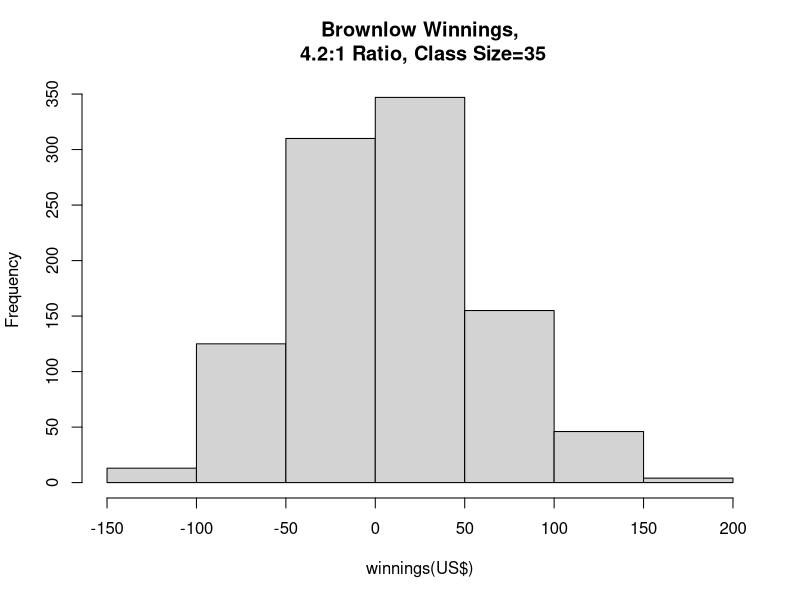
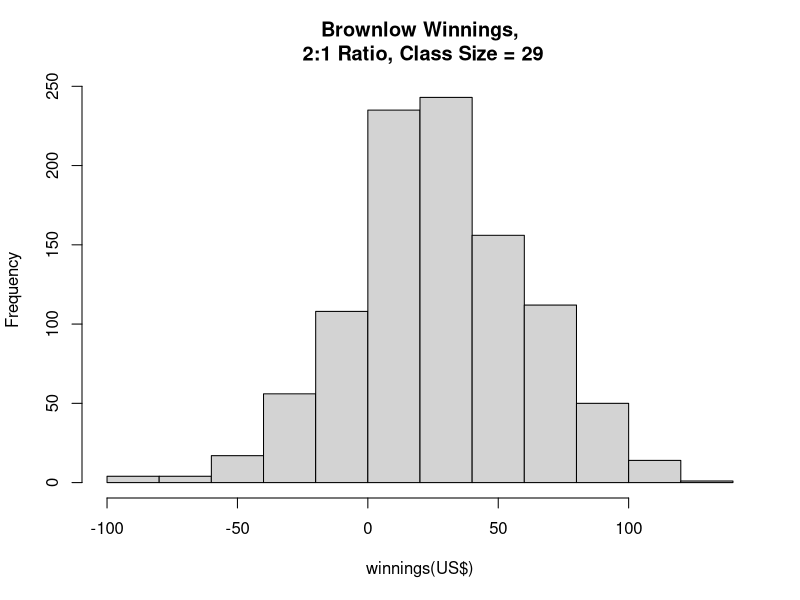
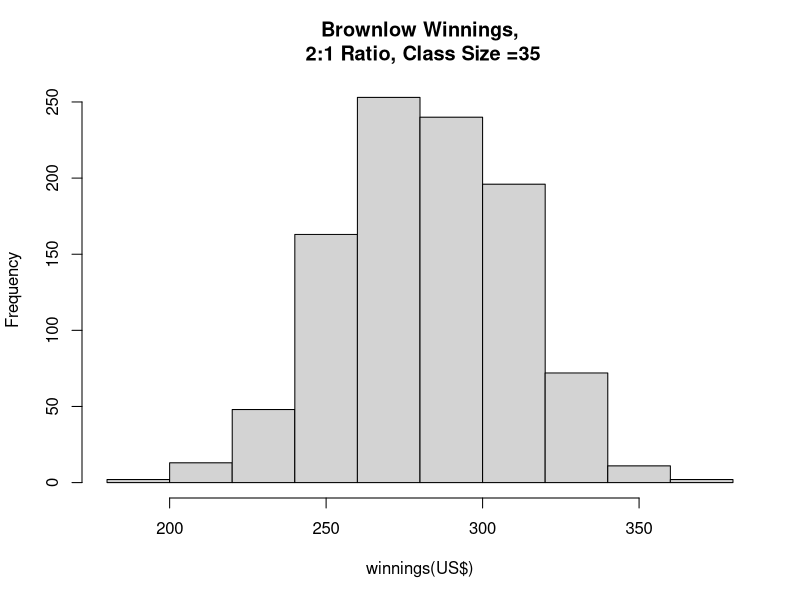

R code for these plots, in order:
## ---- chunk 1
knitr::opts_chunk$set(echo = TRUE)
require(tidyverse)
require(tidyverse)
require(knitr)
## ---- chunk 2
birthdays=1:365
saveanswer=vector("numeric")
for(j in 1:1000){

savebank=0
for(i in 1:637){
classsample<-sample(birthdays,35,replace=TRUE)
d<-duplicated(classsample)
# If we add up d and get a number greater than zero, then we had responses with the same birthday.
if(sum(d)>0){
  savebank=savebank+1
}else{
  savebank=savebank-4.30
}
}
saveanswer[j]<-savebank
}
## ---- chunk 3
hist(saveanswer,, main="Brownlow Winnings,\n 4.2:1 Ratio, Class Size=35", xlab="winnings(US$)")
ssanswer<-sort(saveanswer)
print(ssanswer[25])
print(ssanswer[975])
## ---- chunk 4
birthdays=1:365
saveanswer=vector("numeric")
for(j in 1:1000){

savebank=0
for(i in 1:637){
classsample<-sample(birthdays,29,replace=TRUE)
d<-duplicated(classsample)
# If we add up d and get a number greater than zero, then we had responses with the same birthday.
if(sum(d)>0){
  savebank=savebank+1
}else{
  savebank=savebank-2
}
}
saveanswer[j]<-savebank
}
## ---- chunk 5
hist(saveanswer, main="Brownlow Winnings,\n 2:1 Ratio, Class Size = 29", xlab="winnings(US$)")
ssanswer<-sort(saveanswer)
print(ssanswer[25])
print(ssanswer[975])
## ---- chunk 6
birthdays=1:365
saveanswer=vector("numeric")
for(j in 1:1000){

savebank=0
for(i in 1:637){
classsample<-sample(birthdays,35,replace=TRUE)
d<-duplicated(classsample)
# If we add up d and get a number greater than zero, then we had responses with the same birthday.
if(sum(d)>0){
  savebank=savebank+1
}else{
  savebank=savebank-2
}
}
saveanswer[j]<-savebank
}
## ---- chunk 7
hist(saveanswer, main="Brownlow Winnings,\n 2:1 Ratio, Class Size =35", xlab="winnings(US$)")
ssanswer<-sort(saveanswer)
print(ssanswer[25])
print(ssanswer[975])
